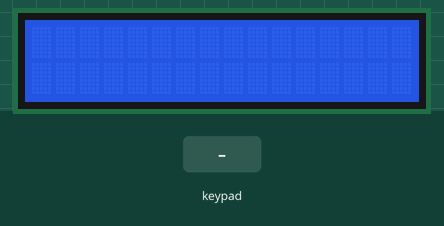
This sketch was run on a simulated Arduino Mega 2560, built with avr-gcc and run on an emulated ATmega2560. On the bench: 16×2 character LCD. The test bench sets the inputs (shaded band).

Above: at 1.2 s.
1.3 s: keypad keys 7 + 5 = pressed 0.4 s apart
At 3.3 s:
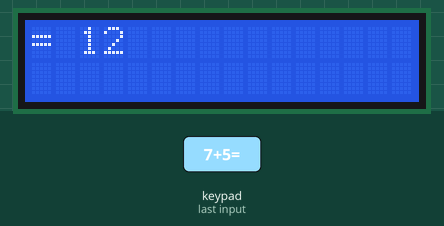
4.4 s: key '=' pressed
At 5.6 s:
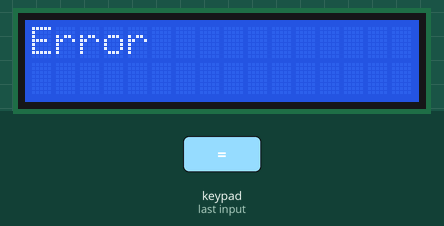
5.9 s: keypad keys 2 2 2 3 2 4 2 5 * pressed 0.4 s apart
At 9.6 s:
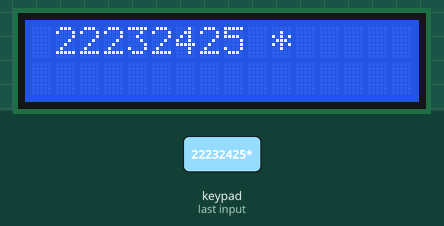
11.0 s: key '/' pressed
At 12.1 s:
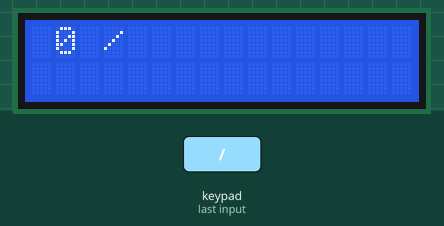
12.5 s: key 'C' pressed
At 13.2 s:
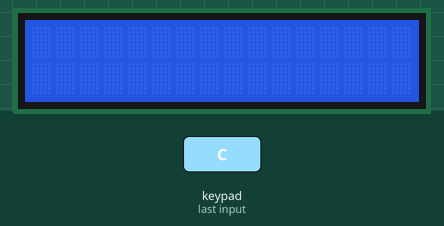
Timing chart, 0 to 15.0 s (numbered marks = the images above; inputs shaded):
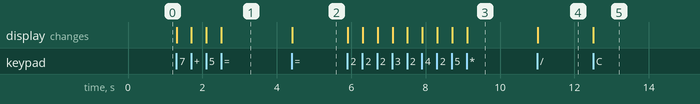

The sketch:

2.5.ino
```cpp
/*
 *
 * Code By Ali Faraji
 * Sep 4, 2020
 * ali.faraji@aut.ac.ir
 *
 */


#include <LiquidCrystal.h>
#include <Keypad.h>
const byte ROWS = 4;
const byte COLS = 4;

char keys[ROWS][COLS] = {
  {'7','8','9','/'},
  {'4','5','6','*'},
  {'1','2','3','-'},
  {'C','0','=','+'}

};

byte rowPins[ROWS] = { 22, 23, 24, 25 };
byte colPins[COLS] = { 26, 27, 28, 29 };

Keypad kpd = Keypad( makeKeymap(keys), rowPins, colPins, ROWS, COLS ); //  Create the Keypad

const int rs = 20, en = 19, d4 = 4, d5 = 5, d6 = 6, d7 = 7;
LiquidCrystal lcd(rs, en, d4, d5, d6, d7);

long number1, number2, resultValue, tempNumber;
char op;
boolean number1Turn = true;

boolean number1HasValue = false;
boolean number2HasValue = false;

boolean resultIsReady = false;


void setup() {
  lcd.begin(16, 2);
  lcd.setCursor(0, 1);
  tempNumber = 0;
}

void loop() {
  char key = kpd.getKey();

  if (key != NO_KEY){

    if(key >= '0' && key  <= '9'){
      tempNumber = tempNumber * 10 + (key - '0');
      if(number1Turn){
        number1HasValue = true;
      }else{
        number2HasValue = true;
      }
      updateLCD();
    }
    else if(key == '*' || key =='/' || key =='-' || key =='+'){
      op = key;

      if(number1Turn){
        number1 = tempNumber;
        number1Turn = false;
      }
      updateLCD();
      tempNumber = 0;
    }
    else if(key == 'C'){
      resetValues();
      updateLCD();
    }
    else if(key == '='){
      if(!(number1HasValue && number2HasValue)){
        resetValues();
        lcd.clear();
        lcd.print("Error");
      }else{
        number2 = tempNumber;
        calculate();
        updateLCD();
      }
    }
  }
}

void updateLCD(){

  if(resultIsReady){
    char tempString[16];
    sprintf(tempString, "= %ld", resultValue);
    lcd.clear();
    lcd.print(tempString);
    resultIsReady = false;

  }
  else if(number2HasValue){

    char tempString[16];
    sprintf(tempString, " %ld %c %ld", number1, op, tempNumber );
    lcd.clear();
    lcd.print(tempString);
  }
  else if(number1HasValue){

    if( !(op == '*' || op == '/' || op == '-' || op == '+') )
      op = ' ';

    char tempString[16];
    sprintf(tempString, " %ld %c", tempNumber, op );
    lcd.clear();
    lcd.print(tempString);

  }
}

void calculate(){

  if(op == '*')
    resultValue = number1 * number2;
  if(op == '-')
    resultValue = number1 - number2;
  if(op == '+')
    resultValue = number1 + number2;
  if(op == '/')
    resultValue = number1 / number2;

  resultIsReady = true;
  resetValues();
}

void resetValues(){
  number1 = number2 = tempNumber = 0;
  number1Turn = true;
  number1HasValue = false;
  number2HasValue = false;
  op = ' ';
  lcd.clear();
}
```

Measured:
- after the input at 1.3 s, the display: first changes at once (image 1 shows a later state)
- after the input at 4.4 s, the display: changes at once (image 2)
- after the input at 5.9 s, the display: first changes at once (image 3 shows a later state)
- after the input at 11.0 s, the display: changes at once (image 4)
- after the input at 12.5 s, the display: changes at once (image 5)
